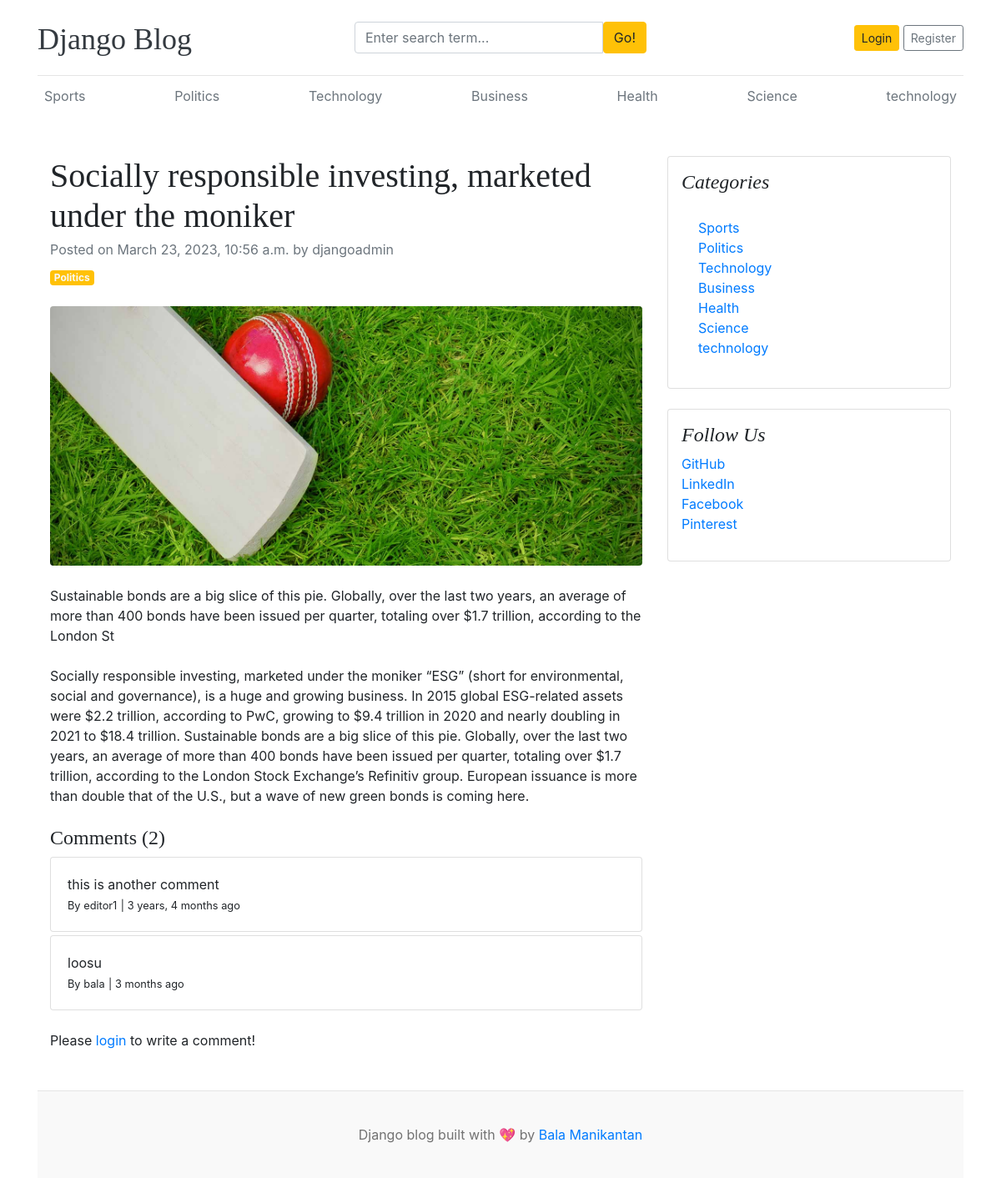
Screenshot of /blogs/socially-responsible-investing-marketed-under-the-moniker/ with the database file from the repository.
### blogs/models.py (models this page shows, shortened)
class Category(models.Model):
    category_name = models.CharField(max_length=50, unique=True)
    created_at = models.DateTimeField(auto_now_add=True)
    updated_at = models.DateTimeField(auto_now=True)
    class Meta:
        verbose_name_plural = 'categories'
    def __str__(self):
        return self.category_name

class Blog(models.Model):
    title = models.CharField(max_length=100)
    slug = models.SlugField(max_length=150, unique=True, blank=True)
    category = models.ForeignKey(Category, on_delete=models.CASCADE)
    author = models.ForeignKey(User, on_delete=models.CASCADE)
    featured_image = models.ImageField(upload_to='uploads/%Y/%m/%d')
    short_description = models.TextField(max_length=500)
    blog_body = models.TextField(max_length=2000)
    status = models.CharField(max_length=20, choices=STATUS_CHOICES, default="Draft")
    is_featured = models.BooleanField(default=False)
    created_at = models.DateTimeField(auto_now_add=True)
    updated_at = models.DateTimeField(auto_now=True)

class Comment(models.Model):
    user = models.ForeignKey(User, on_delete=models.CASCADE)
    blog = models.ForeignKey(Blog, on_delete=models.CASCADE)
    comment = models.TextField(max_length=250)
    created_at = models.DateTimeField(auto_now_add=True)
    updated_at = models.DateTimeField(auto_now=True)
    def __str__(self):
        return self.comment

### assignments/models.py (models this page shows, shortened)
class SocialLink(models.Model):
    platform = models.CharField(max_length=25)
    link = models.URLField(max_length=100)
    created_at = models.DateTimeField(auto_now_add=True)
    updated_at = models.DateTimeField(auto_now=True)

### blogs/views.py (the view, shortened to what this page needs)
# urls.py: path('blogs/<slug:slug>/', BlogsView.blogs, name='blogs'),
def blogs(request, slug):
    single_blog = get_object_or_404(Blog, slug=slug, status='Published')
    comments = Comment.objects.filter(blog=single_blog)
    comment_count = comments.count()
    context = {
        'single_blog': single_blog,
        'comments': comments,
        'comment_count': comment_count,
    }
    return render(request, 'blogs.html', context)

### blogs/context_processors.py (called while the page is built)
def get_categories(request):
    categories = Category.objects.all()
    return dict(categories=categories)

def get_social_links(request):
    social_links = SocialLink.objects.all()
    return dict(social_links=social_links)

### templates/blogs.html
{% extends 'base.html' %}
{% block content %}
<div class="container mt-5">
    <div class="row">
        <div class="col-lg-8">
            <article>
                <header class="mb-4">
                    <h1 class="fw-bolder mb-1">{{ single_blog.title }}</h1>
                    <div class="text-muted fst-italic mb-2">Posted on {{ single_blog.created_at }} by {{ single_blog.author }}</div>
                    <a class="badge bg-warning text-decoration-none text-light" href="#!">{{ single_blog.category }}</a>
                </header>
                <figure class="mb-4"><img class="img-fluid rounded" src="{{ single_blog.featured_image.url }}" alt="..." /></figure>
                <section class="mb-5">
                    <p class="fs-5 mb-4">{{ single_blog.short_description }}</p>
                    <p class="fs-5 mb-4">{{ single_blog.blog_body }}</p>
                    <h4>Comments ({{ comment_count }})</h4>
                    {% if comments %}
                        {% for comment in comments %}
                            <div class="card mt-1">
                                <div class="card-body">
                                    <p class="card-text mb-0">{{ comment }}</p>
                                    <span>
                                        <small>By {{ comment.user }}</small>
                                        <small>| {{ comment.created_at | timesince }} ago</small>
                                    </span>
                                </div>
                            </div>
                        {% endfor %}
                    {% else %}
                    No comments yet.
                    {% endif %}
                    <br>
                    <div class="form-group">
                        {% if user.is_authenticated %}
                        <form action="" method="POST">
                            {% csrf_token %}
                            <div class="form-group">
                                <textarea name="comment" class="form-control" placeholder="Write your comment"></textarea>
                                <input type="submit" value="Submit" class="btn btn-primary mt-2">
                            </div>
                        </form>
                        {% else %}
                        <p>Please <span><a href="{% url 'login' %}">login</a></span> to write a comment!</p>
                        {% endif %}
                    </div>
                </section>
            </article>
        </div>
        <div class="col-lg-4">
            <div class="card mb-4 p-3">
                <h4 class="font-italic">Categories</h4>
                <div class="card-body">
                    <div class="row">
                        <div class="col-sm-6">
                            <ul class="list-unstyled mb-0">
                                {% for cat in categories %}
                                <li><a href="{% url 'posts_by_category' cat.id %}">{{ cat.category_name }}</a></li>
                                {% endfor %}
                            </ul>
                        </div>
                    </div>
                </div>
            </div>
            {% if social_links %}
            <div class="card mb-4 p-3">
                <h4 class="font-italic">Follow Us</h4>
                <ol class="list-unstyled">
                    {% for i in social_links %}
                    <li><a href="{{ i.link }}" target="_blank">{{ i.platform }}</a></li>
                    {% endfor %}
                </ol>
            </div>
            {% endif %}
        </div>
    </div>
</div>
{% endblock %}

### templates/base.html (shortened to what this page needs)
{% load static %}
<!DOCTYPE html>
<html lang="en">
<head>
    <link href="https://getbootstrap.com/docs/4.0/dist/css/bootstrap.min.css" rel="stylesheet">
    <link href="{% static 'css/blog.css' %}" rel="stylesheet">
    <link rel="stylesheet" href="https://cdnjs.cloudflare.com/ajax/libs/font-awesome/4.7.0/css/font-awesome.min.css">
  </head>
<body>
    <div class="container">
      <header class="blog-header py-3">
        <div class="row flex-nowrap justify-content-between align-items-center">
          <div class="col-4 pt-1">
            <a class="blog-header-logo text-dark" href="/">Django Blog</a>
          </div>
          <div class="col-4">
            <form action="{% url 'search' %}" method="GET">
              <div class="input-group">
                <input class="form-control" type="text" name="keyword" value="{{ keyword }}" placeholder="Enter search term..." aria-label="Enter search term..." aria-describedby="button-search" />
                <button type="submit" class="btn btn-warning" id="button-search" type="button">Go!</button>
            </div>
            </form>
          </div>
          <div class="col-4 d-flex justify-content-end align-items-center">
            {% if not user.is_authenticated %}
            <a class="btn btn-sm btn-warning" href="{% url 'login' %}">Login</a> &nbsp;
            <a class="btn btn-sm btn-outline-secondary" href="{% url 'register' %}">Register</a>
            {% else %}
            <span><a href="{% url 'dashboard' %}">Dashboard</a></span>
            &emsp;
            <span><a href="{% url 'logout' %}">Logout</a></span>
            {% endif %}
          </div>
        </div>
      </header>
      <div class="nav-scroller py-1 mb-2">
        <nav class="nav d-flex justify-content-between">
          {% for cat in categories %}
          <a class="p-2 text-muted" href="{% url 'posts_by_category' cat.id %}">{{ cat.category_name }}</a>
          {% endfor %}
        </nav>
      </div>
{% block content %}
{% endblock %}
<footer class="blog-footer">
    <p>Django blog built with 💖 by <a href="#">Bala Manikantan</a></p>
  </footer>
  </body>
  </html>

### blog_main/static/css/blog.css (style rules this page uses)
.blog-header { border-bottom: 1px solid #e5e5e5; }
.blog-header-logo { font-family: "Playfair Display", Georgia, "Times New Roman", serif; font-size: 2.25rem; }
h1, h2, h3, h4, h5, h6 { font-family: "Playfair Display", Georgia, "Times New Roman", serif; }
.blog-footer { padding: 2.5rem 0; color: #727272; text-align: center; background-color: #f9f9f9; border-top: .05rem solid #e5e5e5; }
.blog-footer p:last-child { margin-bottom: 0; }

### rows the page displays
Category: category_name "Sports"
Category: category_name "Politics"
Category: category_name "Technology"
Category: category_name "Business"
Category: category_name "Health"
Category: category_name "Science"
Category: category_name "technology"
Blog: title "Socially responsible investing, marketed under the moniker", created_at "March 23, 2023, 10:56 a.m.", author "djangoadmin", category "Politics", featured_image (picture), short_description "Sustainable bonds are a big slice of this pie. Globally, over the last two years, an average of more than 400 bonds have been issued per quarter, totaling over $1.7 trillion, according to the London St", blog_body "Socially responsible investing, marketed under the moniker “ESG” (short for environmental, social and governance), is a huge and growing business. In 2015 global ESG-related assets were $2.2 trillion, according to PwC, growing to $9.4 trillion in 2020 and nearly doubling in 2021 to $18.4 trillion. Sustainable bonds are a big slice of this pie. Globally, over the last two years, an average of more than 400 bonds have been issued per quarter, totaling over $1.7 trillion, according to the London Stock Exchange’s Refinitiv group. European issuance is more than double that of the U.S., but a wave of new green bonds is coming here."
Comment: comment "this is another comment", user "editor1", created_at "3 years, 4 months"
Comment: comment "loosu", user "bala", created_at "3 months"
SocialLink: platform "GitHub"
SocialLink: platform "LinkedIn"
SocialLink: platform "Facebook"
SocialLink: platform "Pinterest"

### other values shown
{{ comment_count }} "2"
